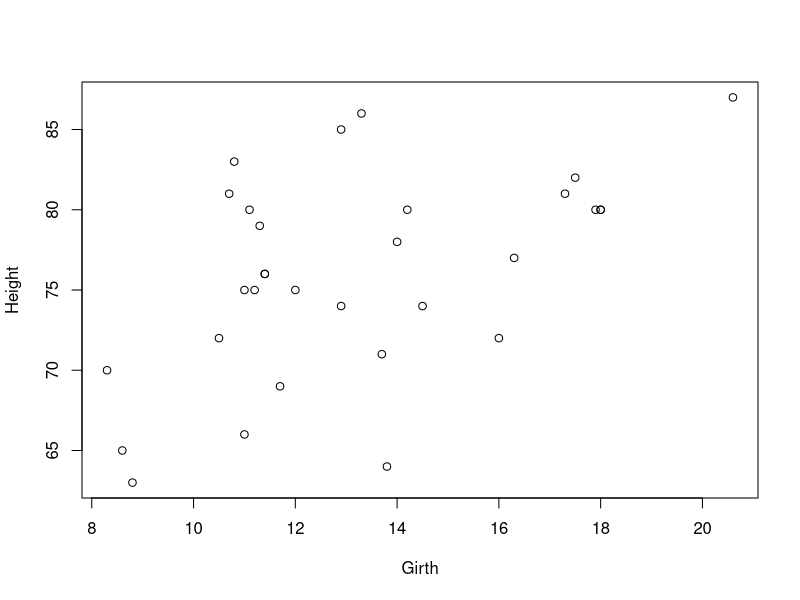
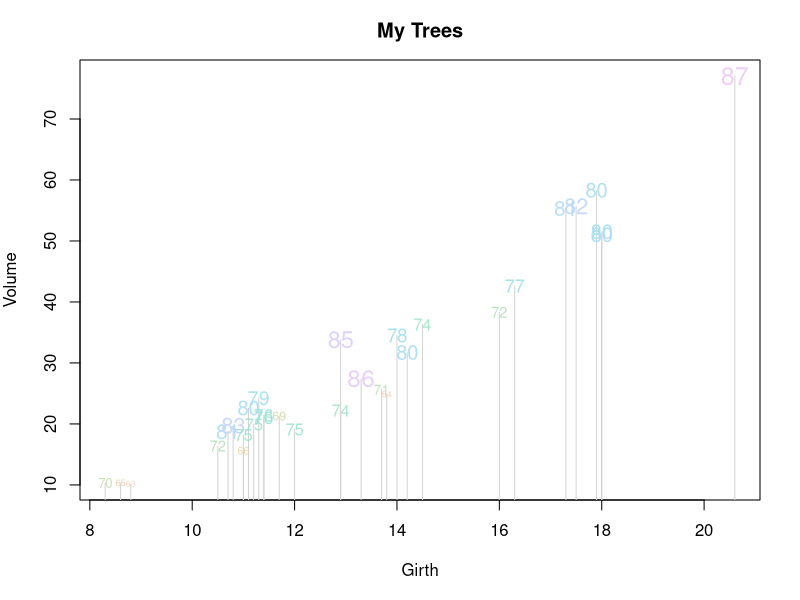

These charts were generated, in order, by the following R code:
#Boot Camp problem
#Mark Juhn

# This will calculate the mean of 10 random standard normal variables
mean( rnorm( 10 ) )

#B.1 Help
'?' (mean)
help(mean)

help.search("mean")
apropos("mean")

RSiteSearch("violin")
RSiteSearch("violin", restrict = c("functions"))

help(RSiteSearch)

#B.2 Assignment
a <- 2 + 3
b <- a + a
a + a; a + b

#B.3 Data Structures
#B.3.1 Vectors

Y <- c(8.3, 8.6, 10.7, 10.8, 11, 11, 11.1, 11.2, 11.3, 11.4)

1:4
4:1
-1:3
-(1:3)

seq(from =1, to = 3, by = 0.2)
seq(1, 3, b = 0.2)
seq(1, 3, length = 7)
rep(1,3)
rep(1:3, 2)
rep(1:3, each = 2)

#B.3.2 Getting information about vectors

sum(Y)
mean(Y)
max(Y)
length(Y)
summary(Y)

Names <- c("Sarah", "Yunluan")
Names
b <- c(TRUE, FALSE)
b
class(Y)
class(b)

Y > 10
Y > mean(Y)
Y == 11
Y != 11

a <- 1:3
b<- 4:6
a+b
a*b
a/b
a+1
a * 2
1/a
a * 1:2
a * c(1,2,1)
1:4 * 1:2
1:4 * c(1, 2, 1, 2)

#B.3.3 Extraction and missing values

Y[1]
Y[1:3]
Y > mean(Y)
Y[Y > mean(Y)]

a <- c(5, 3, 6, NA)
a
is.na(a)
!is.na(a)
na.exclude(a)

mean(a)
mean(a, na.rm = TRUE)
d <- na.exclude(a)
mean(d)

#B.3.4 Matrices

matrix(letters[1:4], ncol = 2)
M <- matrix(1:4, nrow = 2)
M
M2 <- matrix(1:4, nrow = 2, byrow = TRUE)
I <- diag(1, nrow = 2)
I
Minv <- solve(M)
M %*% Minv

M[1,2]
M[1, 1:2]
M[,2]
M[,]

#B4 Functions
help(mean)
mean(1:4)
mean(1:4, trim = 0)
class(1:10)
class(warpbreaks)
summary(1:10)
summary(warpbreaks)

summary(lm(breaks ~ wool, data = warpbreaks))

##B.4.1 writing your own functions
FakeMean <- function(x, cheat = 0.05) {
  SumOfX <- sum(x)
  n <- length(x)
  trueMean <- SumOfX/n
  (1 + cheat) * trueMean
}
FakeMean(c(10,20,30), cheat = .5)

##B.6
# Iteration of independent actions

m <- matrix(1:10, nrow = 2)
m
apply(m, MARGIN = 1, mean)
apply(m, MARGIN = 2, sum)
sapply(1:10, function(i) mean(rnorm(5)))

# Dependent iterations
gens <- 10
output <- numeric(gens + 1)
output[1] <- 25
for (t in 1:gens) output[t+1] <- output[t] + round(rnorm(n = 1, mean = 0, sd = 2), 0)
output

#B.13 Graphics

data(trees)
attach(trees)
plot(Girth, Height)

par(mar = c(5, 4, 3, 2))
plot(Girth, Volume, type = "n", main = "My Trees")
points(Girth, Volume, type = "h", col = "lightgrey", pch = 19)
hts <- (Height - min(Height))/max(Height - min(Height))
my.colors <- hcl(h= 30 + 270 * hts, alpha = 0.9)
text(Girth, Volume, Height, col = my.colors, cex = 0.5 + hts)

#B.13.3 more than one response variable
tree.sort <- trees[order(trees$Girth, trees$Heigh),]
matplot
